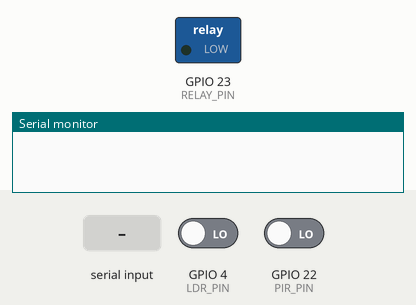
This sketch was run on a simulated ESP32. On the bench: switched loads named in the sketch (green lamp = pin HIGH), the last lines printed to the serial monitor. The inputs (shaded band) are chosen by the test bench; at power-on: GPIO 4 (LDR_PIN) LOW, GPIO 22 (PIR_PIN) LOW. Nothing arrives over Bluetooth unless stated.

Above: at 10.8 s.
10.9 s: "2" received over the second serial link
16.9 s: "1" received over the second serial link
At 17.9 s:
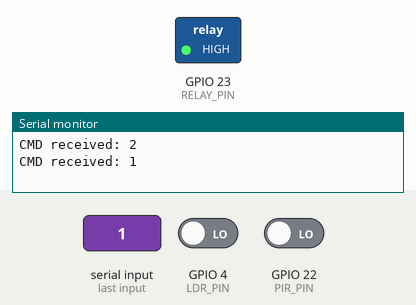
22.9 s: "3" received over the second serial link
At 23.7 s:
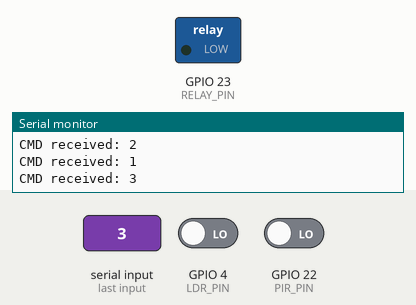
Timing chart, 0 to 25.9 s (numbered marks = the images above; inputs shaded):
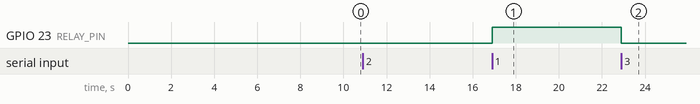

The sketch:

ESP32_Smart_Lighting_System.ino
```cpp
#include <BluetoothSerial.h>
BluetoothSerial SerialBT;

const int RELAY_PIN = 23;
const int LDR_PIN   = 4;
const int PIR_PIN   = 22;

// Modes
const int AUTO_MODE   = 3;
const int MANUAL_MODE = 2;

int mode         = AUTO_MODE;
int manualState  = LOW;   // tracks what manual mode wants

void setup() {
  Serial.begin(115200);
  SerialBT.begin("Bluetooth Light Bulb System");

  pinMode(RELAY_PIN, OUTPUT);
  pinMode(LDR_PIN,   INPUT);
  pinMode(PIR_PIN,   INPUT);

  digitalWrite(RELAY_PIN, LOW);
}

void loop() {
  // --- Handle Bluetooth commands ---
  if (SerialBT.available()) {
    char cmd = (char)SerialBT.read();
    Serial.print("CMD received: ");
    Serial.println(cmd);

    switch (cmd) {

      case '2':   // Switch to MANUAL mode
        mode = MANUAL_MODE;
        // Apply last known manual state immediately
        digitalWrite(RELAY_PIN, manualState);
        break;

      case '3':   // Switch to AUTO mode
        mode = AUTO_MODE;
        break;

      case '1':   // Manual ON
        if (mode == MANUAL_MODE) {
          manualState = HIGH;
          digitalWrite(RELAY_PIN, HIGH);
        }
        break;

      case '0':   // Manual OFF
        if (mode == MANUAL_MODE) {
          manualState = LOW;
          digitalWrite(RELAY_PIN, LOW);
        }
        break;
    }
  }

  // --- AUTO mode logic (only runs when in AUTO mode) ---
  if (mode == AUTO_MODE) {
    int motion = digitalRead(PIR_PIN);
    int light  = digitalRead(LDR_PIN);

    // Turn ON only when: dark (LDR LOW) AND motion detected (PIR HIGH)
    if (motion == HIGH && light == HIGH) {
      digitalWrite(RELAY_PIN, HIGH);
    } else {
      digitalWrite(RELAY_PIN, LOW);
    }
      delay(5000); // small debounce delay

  }
}
```

Measured:
- after the input at 16.9 s, GPIO 23 (RELAY_PIN): LOW → HIGH at once
- after the input at 22.9 s, GPIO 23 (RELAY_PIN): HIGH → LOW at once
